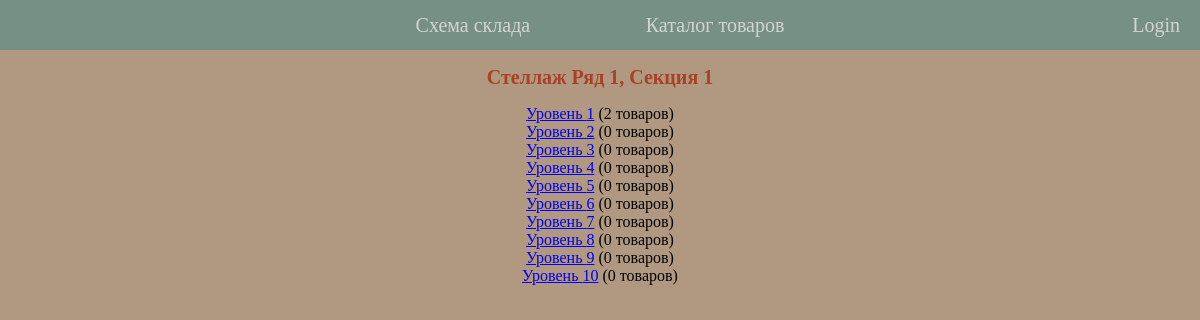
The page /wms/cells/1 on the database its author committed.
### wms/models.py (models this page shows, shortened)
class Cell(models.Model):
    cell_id = models.AutoField(primary_key=True)
    row = models.ForeignKey(Row, on_delete=models.CASCADE)
    section = models.PositiveSmallIntegerField('Section', help_text="Vertical section number on a warehouse scheme")
    @property
    def is_empty(self):
        for place in self.place_set.all():
            if place.goodinstance_set.all():
                return False
        return True
    def __str__(self):
        return f'{self.row}, Секция {self.section}'
    def get_absolute_url(self):
        return reverse('cell-detail', args=[str(self.cell_id)])
    class Meta:
        ordering = ['row', 'section']

class Row(models.Model):
    number = models.PositiveSmallIntegerField(help_text="Number of cell's row on a warehouse scheme", primary_key=True)
    STORAGE_TYPES = [
        ('HRS', 'Стеллаж'),
        ('PAL', 'Паллета'),
    ]
    storage = models.CharField(
        max_length=3,
        choices=STORAGE_TYPES,
        default='HRS',
        help_text='Type of storage (e.g. High Rack Storage, Pallet)'
    )
    def __str__(self):
        return f"{dict(self.STORAGE_TYPES)[self.storage]} Ряд {self.number}"
    class Meta:
        ordering = ['number']

class Place(models.Model):
    place_id = models.AutoField(primary_key=True)
    cell = models.ForeignKey(Cell, on_delete=models.RESTRICT)
    level = models.PositiveSmallIntegerField(help_text="Level of the place", default=0)
    length = models.PositiveSmallIntegerField(help_text="Length of the place (in cm)")
    width = models.PositiveSmallIntegerField(help_text="Width of the place (in cm)")
    height = models.PositiveSmallIntegerField(help_text="Height of the place (in cm)", blank=True, default=0)
    max_weight = models.DecimalField(
        max_digits=7,
        decimal_places=2,
        help_text="Maximum available weight on the place (in kg)"
    )
    class Meta:
        ordering = ['level']

### wms/views.py (the view)
# urls.py: path('cells/<int:pk>', views.CellDetailView.as_view(), name='cell-detail'),
class CellDetailView(generic.DetailView):
    model = Cell

### wms/templates/wms/cell_detail.html (shortened to what this page needs)
{% extends "base_template.html" %}
{% block content %}
<h1 class="info-title"><a href="{{ cell.get_absolute_url }}" target="_blank" >{{ cell }}</a></h1>
{% if cell.place_set.all and not cell.is_empty %}
    <ul class="info-list">
    {% for place in cell.place_set.all %}
    <li>
        {% if cell.row.storage != 'PAL' %}<a href="{% url 'place-detail' place.pk %}">Уровень {{ place.level }}</a>
            ({{ place.goodinstance_set.all.count }} товар{{ place.goodinstance_set.all.count|pluralize:"ов" }})
        {% else %}
            <a href="{% url 'goodinstance-detail' place.goodinstance_set.all.0.pk %}">{{ place.goodinstance_set.all.0 }}</a>
        {% endif %}
    </li>
    {% endfor %}
    </ul>
    {% else %}<p class="empty-text">Эта секция пуста</p>
{% endif %}
{% endblock %}

### wms/static/css/styles.css (style rules this page uses)
* { margin: 0; padding: 0; }
body { background-color: #b09980; }
.menu-item > a, h1 > a { display: block; text-decoration: none; font-size: 20px; line-height: 45px; }
h1 a { color: #aa4027; }
.info-title, .instances-header, .good-description, .empty-text { display: flex; justify-content: center; text-align: center; margin: 5px 0; width: 100%; }
.info-list { display: flex; flex-flow: column; align-items: center; margin: 0 20px; list-style: none; }

### rows shown on the page
Cell: row+section "Стеллаж Ряд 1, Секция 1"
Place: level "1", goodinstance_set.all.count "2"
Place: level "2", goodinstance_set.all.count "0"
Place: level "3", goodinstance_set.all.count "0"
Place: level "4", goodinstance_set.all.count "0"
Place: level "5", goodinstance_set.all.count "0"
Place: level "6", goodinstance_set.all.count "0"
Place: level "7", goodinstance_set.all.count "0"
Place: level "8", goodinstance_set.all.count "0"
Place: level "9", goodinstance_set.all.count "0"
Place: level "10", goodinstance_set.all.count "0"
